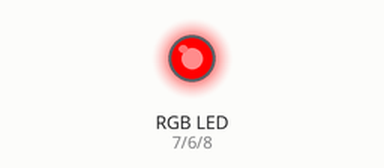
The sketch below on a simulated Arduino Uno, built with avr-gcc and run on an emulated ATmega328P. Shown: an RGB LED mixed from three pins (HIGH = lit).

Above: at 0.12 s.
At 0.87 s:
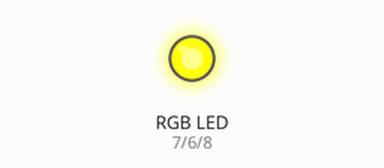
At 1.37 s:
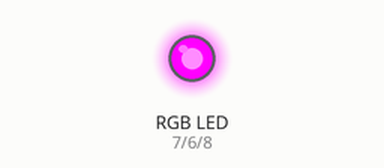
At 1.87 s:
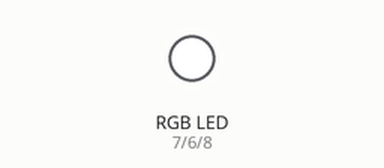
At 3.12 s:
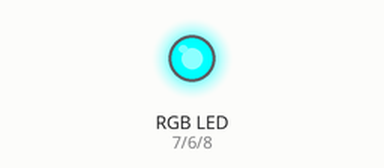
At 4.37 s:
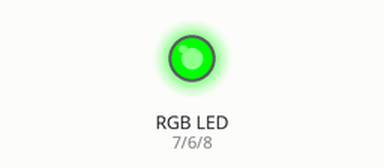
Timing chart, 0 to 4.7 s (numbered marks = the images above):
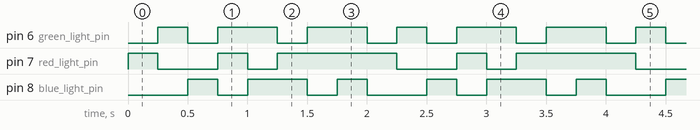

The sketch:

sketch_oct12b.ino
```cpp
int red_light_pin = 7;
int green_light_pin = 6;
int blue_light_pin = 8;
void setup() {
  pinMode(red_light_pin, OUTPUT);
  pinMode(green_light_pin, OUTPUT);
  pinMode(blue_light_pin, OUTPUT);
}
 void RGB_color(int red_light_value, int green_light_value, int blue_light_value)
 {
  analogWrite(red_light_pin, red_light_value);
  analogWrite(green_light_pin, green_light_value);
  analogWrite(blue_light_pin, blue_light_value);
}
void loop() {
  RGB_color(255, 0, 0); // Red
  delay(250);
  RGB_color(0, 255, 0); // Green
  delay(250);
  RGB_color(0, 0, 255); // Blue
  delay(250);
  RGB_color(255, 255, 125); // Raspberry
  delay(250);
  RGB_color(0, 255, 255); // Cyan
  delay(250);
  RGB_color(255, 0, 255); // Magenta
  delay(250);
  RGB_color(255, 255, 0); // Yellow
  delay(250);
  RGB_color(255, 255, 255); // White
  delay(250);
}
```

Measured:
- by itself, pin 6 (green_light_pin): repeats every 2.0 s: 2 × (LOW 0.25 s, HIGH 0.50 s), LOW 0.25 s, HIGH 0.25 s
- by itself, pin 7 (red_light_pin): repeats every 2.0 s: LOW 0.50 s, HIGH 0.25 s, LOW 0.25 s, HIGH 1.0 s
- by itself, pin 8 (blue_light_pin): repeats every 2.0 s: LOW 0.25 s, HIGH 0.50 s, LOW 0.25 s, HIGH 0.25 s, LOW 0.50 s, HIGH 0.25 s
